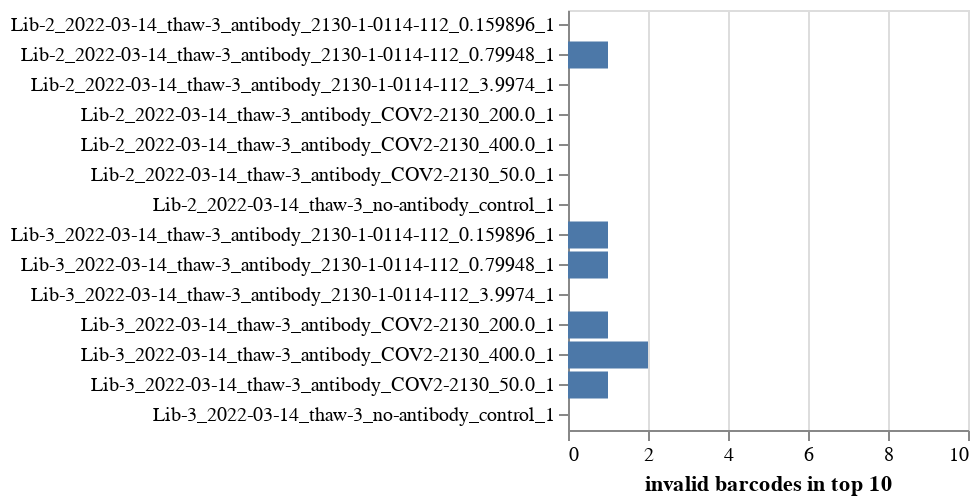

Here is the notebook cell this chart was saved with:
### Markdown cell above
How many invalid barcodes are in top 10 most abundant?
Plot this, and then list top barcode for any sample with an invalid in the top 10:

### Code cell
# get top invalid barcode and number invalid in top 10
invalid_topn = (
    ranked_invalid.groupby(["library_sample", "library", "sample"])
    .aggregate(
        invalid_barcodes_in_top_10=pd.NamedAgg(
            "overall_rank", lambda s: len(s[s <= 10])
        ),
        top_invalid_rank=pd.NamedAgg("overall_rank", "first"),
        top_invalid_barcode=pd.NamedAgg("barcode", "first"),
    )
    .reset_index()
    .merge(barcode_runs.drop(columns=["fastq_R1", "notes"]), how="left")
)

# plot number invalid barcodes in top 10
topn_chart = (
    alt.Chart(invalid_topn)
    .encode(
        x=alt.X(
            "invalid_barcodes_in_top_10",
            title="invalid barcodes in top 10",
            scale=alt.Scale(domain=(0, 10)),
        ),
        y=alt.Y("library_sample", title=None),
        tooltip=[
            alt.Tooltip(c, format=".3g") if c in {"mean_counts", "n_barcodes"} else c
            for c in invalid_topn.columns
            if c != "library_sample"
        ],
    )
    .mark_bar()
    .properties(width=200, height=alt.Step(15))
    .configure_axis(labelLimit=500)
    .add_params(*selections, valid_selection)
)
for selection in selections:
    topn_chart = topn_chart.transform_filter(selection)
display(topn_chart)

# top barcode for any samples with an invalid in top 10
print("\nTop barcode for samples with an invalid barcode in top 10:")
display(
    invalid_topn.query("invalid_barcodes_in_top_10 > 0").reset_index(drop=True)[
        [
            "library",
            "sample",
            "invalid_barcodes_in_top_10",
            "top_invalid_rank",
            "top_invalid_barcode",
        ]
    ]
)

### Figure 1 — Vega-Lite specification as saved in the notebook (floating-point values rounded to 4 significant figures)
{"config": {"view": {"continuousWidth": 300, "continuousHeight": 300}, "axis": {"labelLimit": 500}}, "data": {"name": "data-e8b1cd03f1279d0687bb364db3644210"}, "mark": "bar", "encoding": {"tooltip": [{"field": "library", "type": "nominal"}, {"field": "sample", "type": "nominal"}, {"field": "invalid_barcodes_in_top_10", "type": "quantitative"}, {"field": "top_invalid_rank", "type": "quantitative"}, {"field": "top_invalid_barcode", "type": "nominal"}, {"field": "date", "type": "nominal"}, {"field": "virus_batch", "type": "nominal"}, {"field": "sample_type", "type": "nominal"}, {"field": "antibody", "type": "nominal"}, {"field": "antibody_concentration", "type": "quantitative"}, {"field": "replicate", "type": "quantitative"}, {"field": "exclude_after_counts", "type": "nominal"}], "x": {"field": "invalid_barcodes_in_top_10", "scale": {"domain": [0, 10]}, "title": "invalid barcodes in top 10", "type": "quantitative"}, "y": {"field": "library_sample", "title": null, "type": "nominal"}}, "height": {"step": 15}, "params": [{"name": "param_1", "select": {"type": "point", "fields": ["exclude_after_counts"]}, "bind": {"input": "select", "options": [null, "no"], "labels": ["all", "no"], "name": "exclude_after_counts"}}, {"name": "param_2", "select": {"type": "point", "fields": ["antibody"]}, "bind": {"input": "select", "options": [null, "COV2-2130", "2130-1-0114-112"], "labels": ["all", "COV2-2130", "2130-1-0114-112"], "name": "antibody"}}, {"name": "param_3", "select": {"type": "point", "fields": ["virus_batch"]}, "bind": {"input": "select", "options": [null, "thaw-3"], "labels": ["all", "thaw-3"], "name": "virus_batch"}}, {"name": "param_4", "select": {"type": "point", "fields": ["sample_type"]}, "bind": {"input": "select", "options": [null, "no-antibody_control", "antibody"], "labels": ["all", "no-antibody_control", "antibody"], "name": "sample_type"}}, {"name": "param_5", "select": {"type": "point", "fields": ["date"]}, "bind": {"input": "select", "options": [null, "2022-03-14"], "labels": ["all", "2022-03-14"], "name": "date"}}, {"name": "param_6", "select": {"type": "point", "fields": ["library"]}, "bind": {"input": "select", "options": [null, "Lib-2", "Lib-3"], "labels": ["all", "Lib-2", "Lib-3"], "name": "library"}}, {"name": "param_7", "select": {"type": "point", "fields": ["valid"]}, "bind": "legend"}], "transform": [{"filter": {"param": "param_1"}}, {"filter": {"param": "param_2"}}, {"filter": {"param": "param_3"}}, {"filter": {"param": "param_4"}}, {"filter": {"param": "param_5"}}, {"filter": {"param": "param_6"}}], "width": 200, "$schema": "https://vega.github.io/schema/vega-lite/v5.2.0.json", "datasets": {"data-e8b1cd03f1279d0687bb364db3644210": [{"library_sample": "Lib-2_2022-03-14_thaw-3_antibody_2130-1-0114-112_0.159896_1", "library": "Lib-2", "sample": "2022-03-14_thaw-3_antibody_2130-1-0114-112_0.159896_1", "invalid_barcodes_in_top_10": 0, "top_invalid_rank": 13, "top_invalid_barcode": "ATATAGACACGTGACA", "date": "2022-03-14", "virus_batch": "thaw-3", "sample_type": "antibody", "antibody": "2130-1-0114-112", "antibody_concentration": 0.1599, "replicate": 1, "exclude_after_counts": "no"}, {"library_sample": "Lib-2_2022-03-14_thaw-3_antibody_2130-1-0114-112_0.79948_1", "library": "Lib-2", "sample": "2022-03-14_thaw-3_antibody_2130-1-0114-112_0.79948_1", "invalid_barcodes_in_top_10": 1, "top_invalid_rank": 9, "top_invalid_barcode": "ATATAGACACGTGACA", "date": "2022-03-14", "virus_batch": "thaw-3", "sample_type": "antibody", "antibody": "2130-1-0114-112", "antibody_concentration": 0.7995, "replicate": 1, "exclude_after_counts": "no"}, {"library_sample": "Lib-2_2022-03-14_thaw-3_antibody_2130-1-0114-112_3.9974_1", "library": "Lib-2", "sample": "2022-03-14_thaw-3_antibody_2130-1-0114-112_3.9974_1", "invalid_barcodes_in_top_10": 0, "top_invalid_rank": 12, "top_invalid_barcode": "ATATAGACACGTGACA", "date": "2022-03-14", "virus_batch": "thaw-3", "sample_type": "antibody", "antibody": "2130-1-0114-112", "antibody_concentration": 3.997, "replicate": 1, "exclude_after_counts": "no"}, {"library_sample": "Lib-2_2022-03-14_thaw-3_antibody_COV2-2130_200.0_1", "library": "Lib-2", "sample": "2022-03-14_thaw-3_antibody_COV2-2130_200.0_1", "invalid_barcodes_in_top_10": 0, "top_invalid_rank": 11, "top_invalid_barcode": "ATATAGACACGTGACA", "date": "2022-03-14", "virus_batch": "thaw-3", "sample_type": "antibody", "antibody": "COV2-2130", "antibody_concentration": 200.0, "replicate": 1, "exclude_after_counts": "no"}, {"library_sample": "Lib-2_2022-03-14_thaw-3_antibody_COV2-2130_400.0_1", "library": "Lib-2", "sample": "2022-03-14_thaw-3_antibody_COV2-2130_400.0_1", "invalid_barcodes_in_top_10": 0, "top_invalid_rank": 11, "top_invalid_barcode": "ATATAGACACGTGACA", "date": "2022-03-14", "virus_batch": "thaw-3", "sample_type": "antibody", "antibody": "COV2-2130", "antibody_concentration": 400.0, "replicate": 1, "exclude_after_counts": "no"}, {"library_sample": "Lib-2_2022-03-14_thaw-3_antibody_COV2-2130_50.0_1", "library": "Lib-2", "sample": "2022-03-14_thaw-3_antibody_COV2-2130_50.0_1", "invalid_barcodes_in_top_10": 0, "top_invalid_rank": 11, "top_invalid_barcode": "ATATAGACACGTGACA", "date": "2022-03-14", "virus_batch": "thaw-3", "sample_type": "antibody", "antibody": "COV2-2130", "antibody_concentration": 50.0, "replicate": 1, "exclude_after_counts": "no"}, {"library_sample": "Lib-2_2022-03-14_thaw-3_no-antibody_control_1", "library": "Lib-2", "sample": "2022-03-14_thaw-3_no-antibody_control_1", "invalid_barcodes_in_top_10": 0, "top_invalid_rank": 11, "top_invalid_barcode": "AACGTTAAAATAATAT", "date": "2022-03-14", "virus_batch": "thaw-3", "sample_type": "no-antibody_control", "antibody": null, "antibody_concentration": null, "replicate": 1, "exclude_after_counts": "no"}, {"library_sample": "Lib-3_2022-03-14_thaw-3_antibody_2130-1-0114-112_0.159896_1", "library": "Lib-3", "sample": "2022-03-14_thaw-3_antibody_2130-1-0114-112_0.159896_1", "invalid_barcodes_in_top_10": 1, "top_invalid_rank": 10, "top_invalid_barcode": "AAATAAGTCAACAAAC", "date": "2022-03-14", "virus_batch": "thaw-3", "sample_type": "antibody", "antibody": "2130-1-0114-112", "antibody_concentration": 0.1599, "replicate": 1, "exclude_after_counts": "no"}, {"library_sample": "Lib-3_2022-03-14_thaw-3_antibody_2130-1-0114-112_0.79948_1", "library": "Lib-3", "sample": "2022-03-14_thaw-3_antibody_2130-1-0114-112_0.79948_1", "invalid_barcodes_in_top_10": 1, "top_invalid_rank": 10, "top_invalid_barcode": "ACCCCGTGCTGAGAAA", "date": "2022-03-14", "virus_batch": "thaw-3", "sample_type": "antibody", "antibody": "2130-1-0114-112", "antibody_concentration": 0.7995, "replicate": 1, "exclude_after_counts": "no"}, {"library_sample": "Lib-3_2022-03-14_thaw-3_antibody_2130-1-0114-112_3.9974_1", "library": "Lib-3", "sample": "2022-03-14_thaw-3_antibody_2130-1-0114-112_3.9974_1", "invalid_barcodes_in_top_10": 0, "top_invalid_rank": 12, "top_invalid_barcode": "ATATAGACACGTGACA", "date": "2022-03-14", "virus_batch": "thaw-3", "sample_type": "antibody", "antibody": "2130-1-0114-112", "antibody_concentration": 3.997, "replicate": 1, "exclude_after_counts": "no"}, {"library_sample": "Lib-3_2022-03-14_thaw-3_antibody_COV2-2130_200.0_1", "library": "Lib-3", "sample": "2022-03-14_thaw-3_antibody_COV2-2130_200.0_1", "invalid_barcodes_in_top_10": 1, "top_invalid_rank": 10, "top_invalid_barcode": "GACTTTCGTACGATGT", "date": "2022-03-14", "virus_batch": "thaw-3", "sample_type": "antibody", "antibody": "COV2-2130", "antibody_concentration": 200.0, "replicate": 1, "exclude_after_counts": "no"}, {"library_sample": "Lib-3_2022-03-14_thaw-3_antibody_COV2-2130_400.0_1", "library": "Lib-3", "sample": "2022-03-14_thaw-3_antibody_COV2-2130_400.0_1", "invalid_barcodes_in_top_10": 2, "top_invalid_rank": 9, "top_invalid_barcode": "CAGAGATAACAAGCAA", "date": "2022-03-14", "virus_batch": "thaw-3", "sample_type": "antibody", "antibody": "COV2-2130", "antibody_concentration": 400.0, "replicate": 1, "exclude_after_counts": "no"}, {"library_sample": "Lib-3_2022-03-14_thaw-3_antibody_COV2-2130_50.0_1", "library": "Lib-3", "sample": "2022-03-14_thaw-3_antibody_COV2-2130_50.0_1", "invalid_barcodes_in_top_10": 1, "top_invalid_rank": 9, "top_invalid_barcode": "CCCCATTTCAGCCCCC", "date": "2022-03-14", "virus_batch": "thaw-3", "sample_type": "antibody", "antibody": "COV2-2130", "antibody_concentration": 50.0, "replicate": 1, "exclude_after_counts": "no"}, {"library_sample": "Lib-3_2022-03-14_thaw-3_no-antibody_control_1", "library": "Lib-3", "sample": "2022-03-14_thaw-3_no-antibody_control_1", "invalid_barcodes_in_top_10": 0, "top_invalid_rank": 38, "top_invalid_barcode": "GGGGCTCAGTAGTACG", "date": "2022-03-14", "virus_batch": "thaw-3", "sample_type": "no-antibody_control", "antibody": null, "antibody_concentration": null, "replicate": 1, "exclude_after_counts": "no"}]}}
